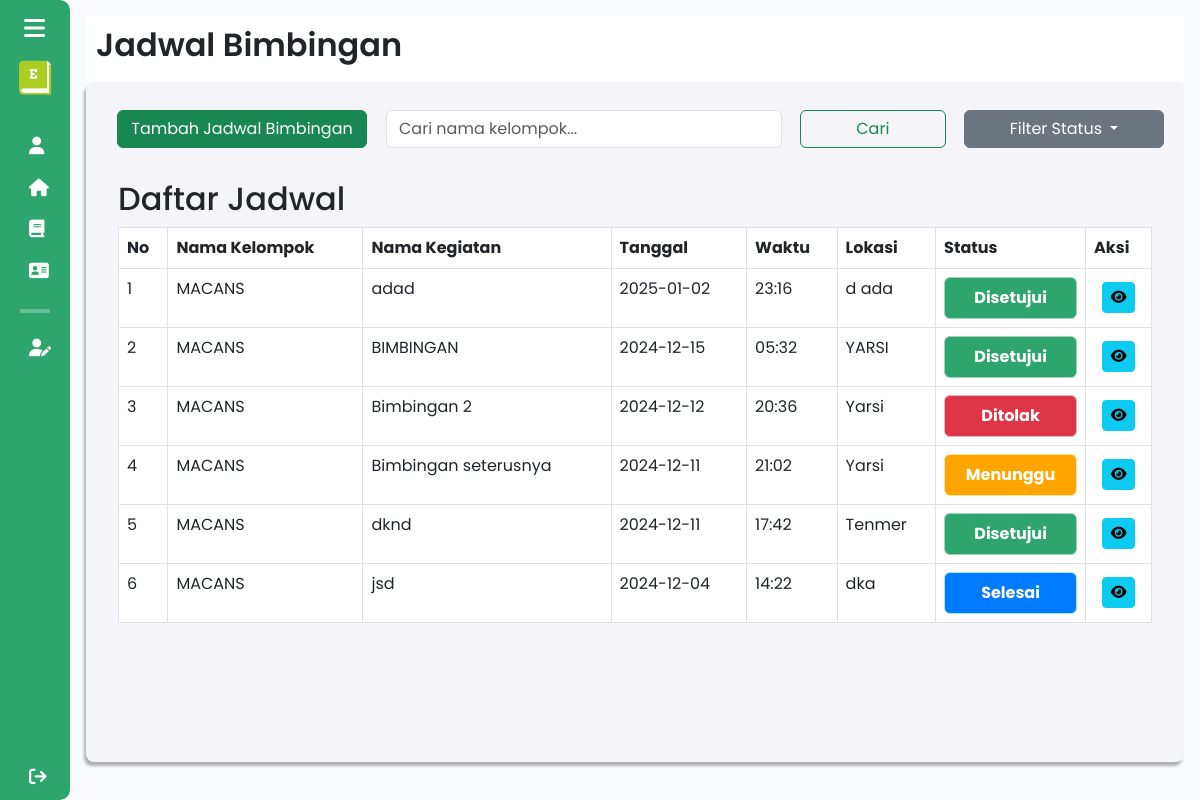
The app's page /mentor/jadwal_bimbingan (signed in), older data.
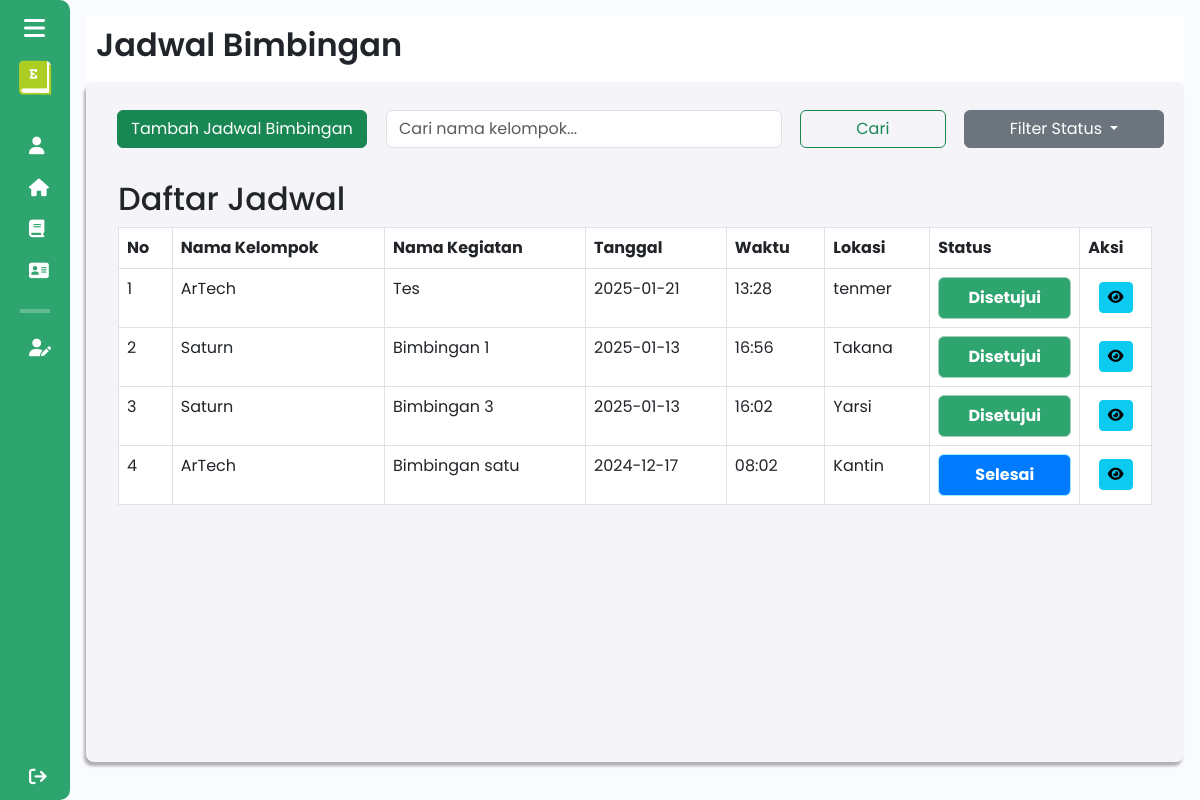
The same page, newer data.
### tables this page shows
CREATE TABLE `jadwal` (
  `id` int(11) NOT NULL,
  `nama_kegiatan` varchar(255) NOT NULL,
  `tanggal` date NOT NULL,
  `waktu` varchar(5) NOT NULL,
  `agenda` text NOT NULL,
  `lokasi` varchar(255) NOT NULL,
  `feedback_mentor` varchar(2000) NOT NULL,
  `status` enum('menunggu','ditolak','disetujui','alternatif','selesai') NOT NULL,
  `bukti_kegiatan` varchar(255) DEFAULT NULL,
  `id_klmpk` int(11) DEFAULT NULL
);

### components/pages/mentorbisnis/jadwal_bimbingan_mentor.php (the view, shortened to what the changed rows need)
<?php
include $_SERVER['DOCUMENT_ROOT'] . '/Entree/config/db_connection.php';
$userId = $_SESSION['user_id'];
$sql_id = "SELECT id FROM mentor WHERE user_id = '$userId'";
$result_id = $conn->query($sql_id);
if ($result_id->num_rows > 0) {
    $row_id = $result_id->fetch_assoc();
    $id_mentor = $row_id['id'];
}
$sql_kelompok = "SELECT id_kelompok FROM kelompok_bisnis WHERE id_mentor = '$id_mentor'";
$result_kelompoktutor = $conn->query($sql_kelompok);
$kelompokIds = [];
while ($row = $result_kelompoktutor->fetch_assoc()) {
    $kelompokIds[] = $row['id_kelompok'];
}
$sql_nama_kelompok = "SELECT id_kelompok, nama_kelompok FROM kelompok_bisnis WHERE id_mentor = '$id_mentor'";
$result_nama_kelompok = $conn->query($sql_nama_kelompok);
$namaKelompok = [];
if ($result_nama_kelompok->num_rows > 0) {
    while ($row = $result_nama_kelompok->fetch_assoc()) {
        $namaKelompok[$row['id_kelompok']] = $row['nama_kelompok'];
    }
} else {
    $namaKelompok = null;
}
$status_filter = '';
if (count($kelompokIds) > 0) {
    $ids = implode(',', $kelompokIds);
    $sql = "SELECT j.*, kb.nama_kelompok
            FROM jadwal j
            JOIN kelompok_bisnis kb ON j.id_klmpk = kb.id_kelompok
            WHERE j.id_klmpk IN ($ids) $status_filter";
    $sql .= " ORDER BY j.tanggal DESC, j.waktu DESC";
} else {
    $sql = "SELECT * FROM jadwal WHERE 1 = 0";
}
$result = $conn->query($sql);
?>
<!DOCTYPE html>
<html lang="en">
<head>
    <link href="https://cdn.lineicons.com/4.0/lineicons.css" rel="stylesheet" />
    <link href="https://cdn.jsdelivr.net/npm/bootstrap@5.3.0-alpha3/dist/css/bootstrap.min.css" rel="stylesheet"
>
    <link rel="stylesheet" href="/Entree/assets/css/jadwal_bimbingan.css">
</head>
<body>
    <div class="wrapper">
        <?php
        include 'sidebar_mentor.php';
        ?>
        <div class="main p-3">
            <div class="main_header">
                <?php
                    include 'header_mentor.php';
                ?>
            </div>
            <div class="main_wrapper">
                <div class="container mt-4">
                    <h2>Daftar Jadwal</h2>
                    <div class="table-responsive">
                        <table class="table table-bordered">
                            <thead>
                                <tr>
                                    <th>No</th>
                                    <th>Nama Kelompok</th>
                                    <th>Nama Kegiatan</th>
                                    <th>Tanggal</th>
                                    <th>Waktu</th>
                                    <th>Lokasi</th>
                                    <th>Status</th>
                                    <th>Aksi</th>
                                </tr>
                            </thead>
                            <tbody>
                                <?php if ($result->num_rows > 0): ?>
                                    <?php $no = 1; ?>
                                    <?php while ($row = $result->fetch_assoc()): ?>
                                        <tr>
                                            <td><?php echo $no++; ?></td>
                                            <td>
                                            <?php
                                                $id_klmpk = $row['id_klmpk'];
                                                if (isset($namaKelompok[$id_klmpk])) {
                                                    echo htmlspecialchars($namaKelompok[$id_klmpk]);
                                                } else {
                                                    echo "Nama Kelompok Tidak Ditemukan";
                                                }
                                            ?>
                                            </td>
                                            <td style="max-width: 200px;"><?php echo htmlspecialchars($row['nama_kegiatan']); ?></td>
                                            <td><?php echo htmlspecialchars($row['tanggal']); ?></td>
                                            <td><?php echo htmlspecialchars($row['waktu']); ?></td>
                                            <td style="max-width: 250px;"><?php echo htmlspecialchars($row['lokasi']); ?></td>
                                            <td style="width: 150px;">
                                                    <?php
                                                    if ($row['status'] == 'disetujui') {
                                                        echo '<p class="alert alert-success text-white fw-bold text-center m-0 p-2" style="background-color:#2ea56f" role="alert">Disetujui</p>';
                                                    } elseif ($row['status'] == 'ditolak') {
                                                        echo '<p class="alert alert-danger text-white fw-bold text-center m-0 p-2" style="background-color:#dc3545" role="alert">Ditolak</p>';
                                                    } elseif ($row['status'] == 'selesai') {
                                                        echo '<p class="alert alert-info text-white fw-bold text-center m-0 p-2" style="background-color:#007bff" role="alert">Selesai</p>';
                                                    } elseif ($row['status'] == 'alternatif') {
                                                        echo '<p class="alert alert-warning text-white fw-bold text-center m-0 p-2" style="background-color:#ffc107" role="alert">Alternatif</p>';
                                                    } else {
                                                        echo '<p class="alert alert-warning text-white fw-bold text-center m-0 p-2" style="background-color:orange" role="alert">Menunggu</p>';
                                                    }
                                                ?>
                                            </td>
                                            <td class="text-center align-middle">
                                                <a href="detail_jadwal?id=<?php echo $row['id']; ?>" class="btn btn-info btn-sm">
                                                    <i class="fa-solid fa-eye" data-bs-toggle="tooltip" data-bs-custom-class="custom-tooltip" data-bs-title="Lihat Detail Jadwal"></i>
                                                </a>
                                            </td>
                                        </tr>
                                    <?php endwhile; ?>
                                <?php endif; ?>
                            </tbody>
                        </table>
                    </div>
                </div>
            </div>
        </div>
    </div>
</body>
</html>

Row changes from the older to the newer data that the page shows:
removed jadwal: id_klmpk "MACANS", nama_kegiatan "adad", tanggal "2025-01-02", waktu "23:16", lokasi "d ada", status "Disetujui"
removed jadwal: id_klmpk "MACANS", nama_kegiatan "BIMBINGAN", tanggal "2024-12-15", waktu "05:32", lokasi "YARSI", status "Disetujui"
removed jadwal: id_klmpk "MACANS", nama_kegiatan "Bimbingan 2", tanggal "2024-12-12", waktu "20:36", lokasi "Yarsi", status "Ditolak"
removed jadwal: id_klmpk "MACANS", nama_kegiatan "Bimbingan seterusnya", tanggal "2024-12-11", waktu "21:02", lokasi "Yarsi", status "Menunggu"
removed jadwal: id_klmpk "MACANS", nama_kegiatan "dknd", tanggal "2024-12-11", waktu "17:42", lokasi "Tenmer", status "Disetujui"
removed jadwal: id_klmpk "MACANS", nama_kegiatan "jsd", tanggal "2024-12-04", waktu "14:22", lokasi "dka", status "Selesai"
now on this page (row unchanged): jadwal: id_klmpk "ArTech", nama_kegiatan "Tes", tanggal "2025-01-21", waktu "13:28", lokasi "tenmer", status "Disetujui"
added jadwal: id_klmpk "Saturn", nama_kegiatan "Bimbingan 1", tanggal "2025-01-13", waktu "16:56", lokasi "Takana", status "Disetujui"
added jadwal: id_klmpk "Saturn", nama_kegiatan "Bimbingan 3", tanggal "2025-01-13", waktu "16:02", lokasi "Yarsi", status "Disetujui"
now on this page (row unchanged): jadwal: id_klmpk "ArTech", nama_kegiatan "Bimbingan satu", tanggal "2024-12-17", waktu "08:02", lokasi "Kantin", status "Selesai"
